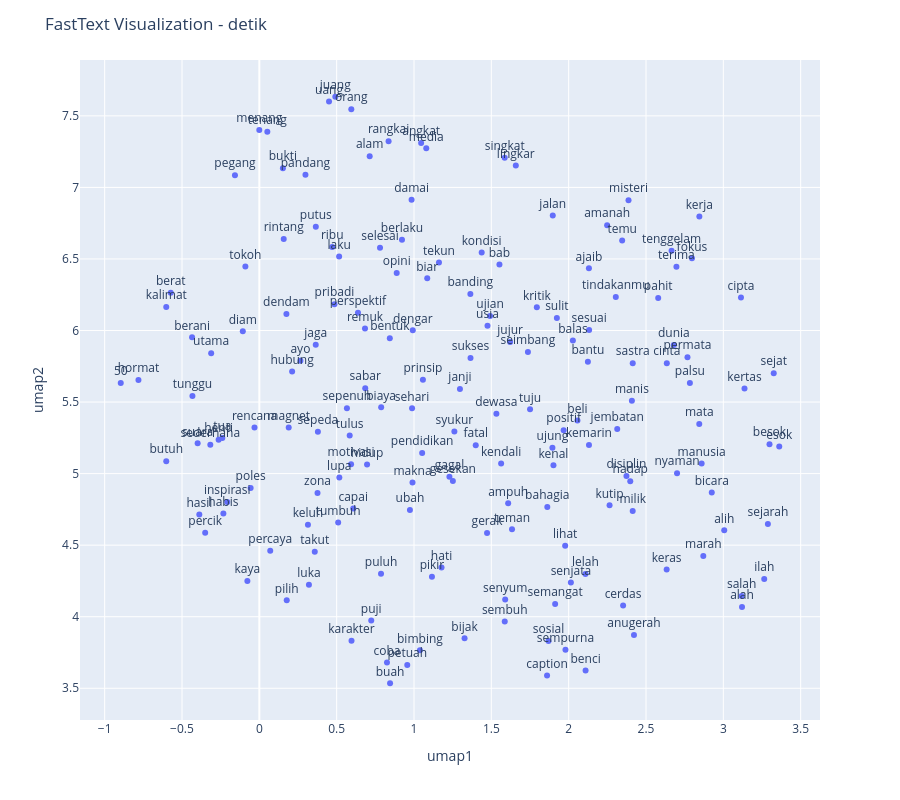

Here is the notebook cell this chart was saved with:
### Markdown cell above
### 5.3 Visualisasi FastText

### Code cell
X = UMAP().fit_transform(ft_detik.vectors)

df2_detik_ft = pd.DataFrame(X, columns=['umap1', 'umap2'])
df2_detik_ft['word'] = ft_detik.index_to_key

fig = px.scatter(df2_detik_ft, x='umap1', y='umap2', text='word')
fig.update_traces(textposition='top center')
fig.update_layout(height=800, title_text='FastText Visualization - detik')
fig.show()

### Figure 1 — Plotly figure (JSON) as saved in the notebook; plotly's stock layout.template omitted (floating-point values rounded to 4 significant figures; data arrays with more than 128 entries replaced by an {"elided": "..."} marker saying what was removed)
{"data": [{"hovertemplate": "umap1=%{x}<br>umap2=%{y}<br>word=%{text}<extra></extra>", "legendgroup": "", "marker": {"color": "#636efa", "symbol": "circle"}, "mode": "markers+text", "name": "", "orientation": "v", "showlegend": false, "text": {"elided": "166 str values"}, "textposition": "top center", "type": "scatter", "x": {"elided": "166 float values"}, "xaxis": "x", "y": {"elided": "166 float values"}, "yaxis": "y"}], "layout": {"height": 800, "legend": {"tracegroupgap": 0}, "margin": {"t": 60}, "title": {"text": "FastText Visualization - detik"}, "xaxis": {"anchor": "y", "domain": [0, 1], "title": {"text": "umap1"}}, "yaxis": {"anchor": "x", "domain": [0, 1], "title": {"text": "umap2"}}}}
